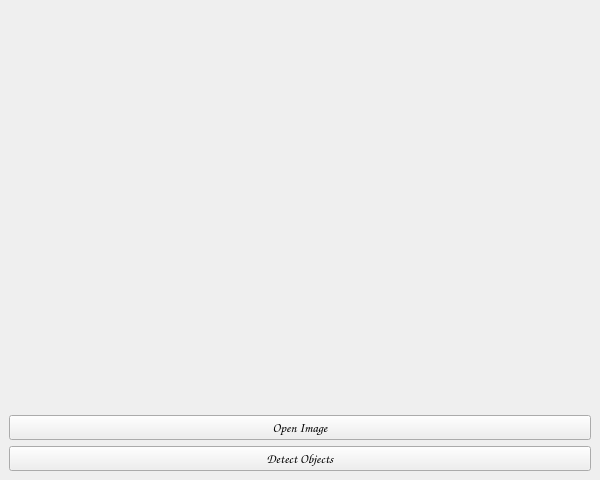
<?xml version="1.0" encoding="UTF-8"?>
<ui version="4.0">
 <class>MainWindow</class>
 <widget class="QMainWindow" name="MainWindow">
  <property name="geometry">
   <rect>
    <x>0</x>
    <y>0</y>
    <width>600</width>
    <height>480</height>
   </rect>
  </property>
  <property name="maximumSize">
   <size>
    <width>16777215</width>
    <height>16777215</height>
   </size>
  </property>
  <property name="windowTitle">
   <string>SSD Image Detector</string>
  </property>
  <widget class="QWidget" name="centralwidget">
   <layout class="QVBoxLayout" name="verticalLayout">
    <item>
     <widget class="QLabel" name="photo">
      <property name="font">
       <font>
        <family>Comic Sans MS</family>
        <pointsize>14</pointsize>
        <weight>75</weight>
        <bold>true</bold>
       </font>
      </property>
      <property name="text">
       <string/>
      </property>
      <property name="alignment">
       <set>Qt::AlignCenter</set>
      </property>
     </widget>
    </item>
    <item>
     <widget class="QLabel" name="text">
      <property name="font">
       <font>
        <family>Comic Sans MS</family>
        <pointsize>12</pointsize>
        <weight>50</weight>
        <bold>false</bold>
       </font>
      </property>
      <property name="text">
       <string/>
      </property>
      <property name="alignment">
       <set>Qt::AlignCenter</set>
      </property>
     </widget>
    </item>
    <item>
     <widget class="QPushButton" name="open_button">
      <property name="maximumSize">
       <size>
        <width>16777215</width>
        <height>16777215</height>
       </size>
      </property>
      <property name="font">
       <font>
        <family>Comic Sans MS</family>
        <pointsize>10</pointsize>
       </font>
      </property>
      <property name="text">
       <string>Open Image</string>
      </property>
     </widget>
    </item>
    <item>
     <widget class="QPushButton" name="detect_button">
      <property name="maximumSize">
       <size>
        <width>16777215</width>
        <height>16777215</height>
       </size>
      </property>
      <property name="font">
       <font>
        <family>Comic Sans MS</family>
        <pointsize>10</pointsize>
       </font>
      </property>
      <property name="text">
       <string>Detect Objects</string>
      </property>
     </widget>
    </item>
   </layout>
  </widget>
 </widget>
 <resources/>
 <connections/>
</ui>
